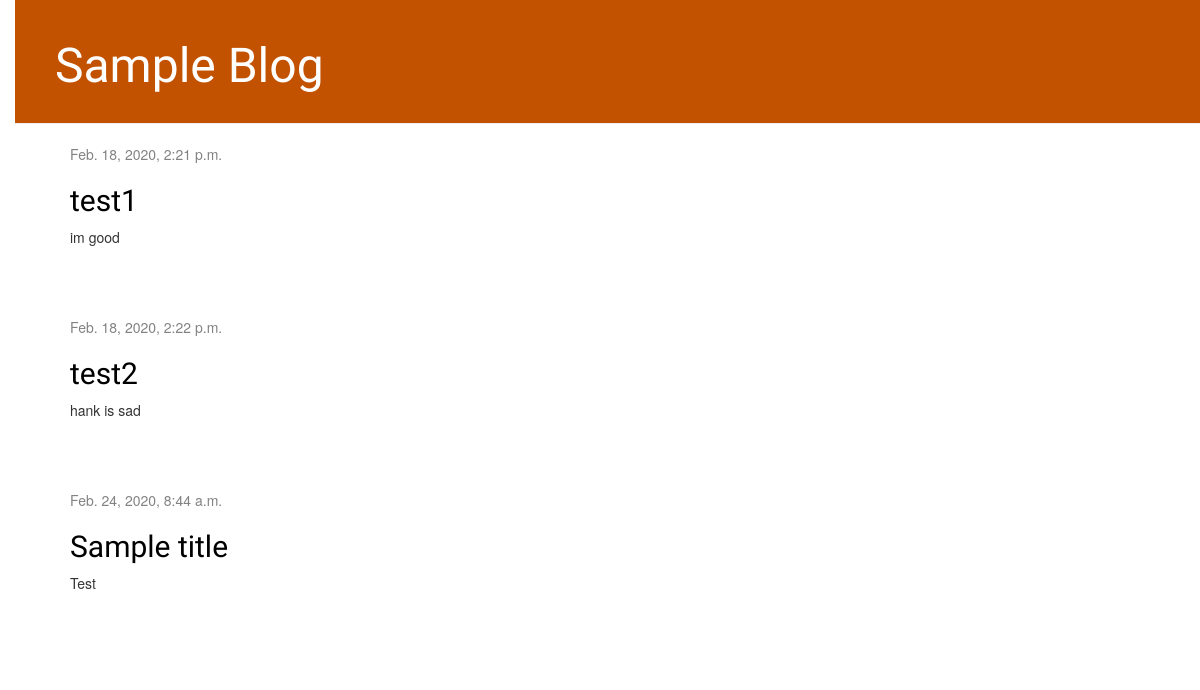
Before: / with the older database file.
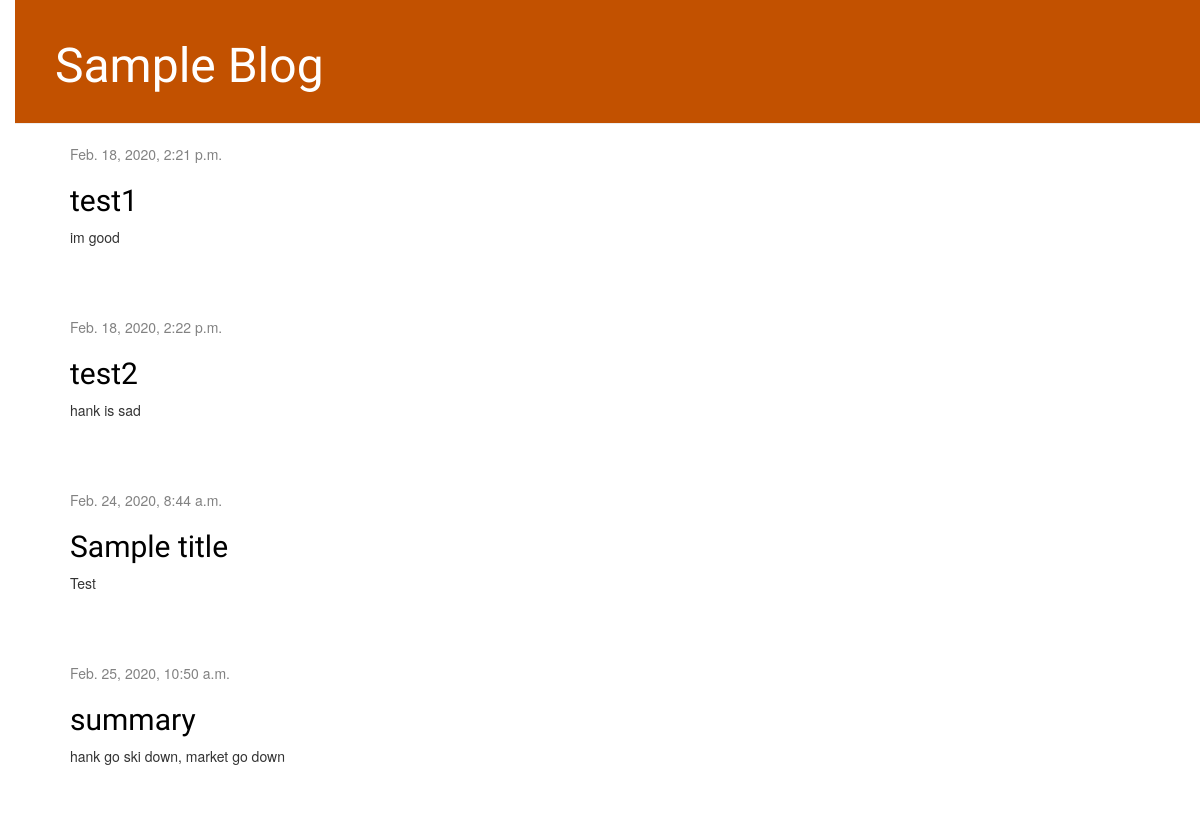
After: the same page with the newer database file.
### blog/models.py (models this page shows, shortened)
class Post(models.Model):
    author = models.ForeignKey(settings.AUTH_USER_MODEL, on_delete=models.CASCADE)
    title = models.CharField(max_length=200)
    text = models.TextField()
    created_date = models.DateTimeField(default=timezone.now)
    published_date = models.DateTimeField(blank=True, null=True)

### blog/views.py (the view)
# urls.py: path('', views.post_list, name='post_list'),
def post_list(request):
    posts = Post.objects.filter(published_date__lte=timezone.now()).order_by('published_date')
    return render(request, 'blog/post_list.html', {'posts': posts})

### blog/templates/blog/post_list.html
{% extends 'blog/base.html' %}
{% block content %}
    {% for post in posts %}
        <div class="post">
            <div class="date">
                {{ post.published_date }}
            </div>
            <h2><a href="{% url 'post_detail' pk=post.pk %}">{{ post.title }}</a></h2>
            <p>{{ post.text|linebreaksbr }}</p>
        </div>
    {% endfor %}
{% endblock %}

### blog/templates/blog/base.html (shortened to what this page needs)
{% load static %}
<html>
    <head>
        <link rel="stylesheet" href="//maxcdn.bootstrapcdn.com/bootstrap/3.2.0/css/bootstrap.min.css">
        <link rel="stylesheet" href="//maxcdn.bootstrapcdn.com/bootstrap/3.2.0/css/bootstrap-theme.min.css">
        <link rel="stylesheet" href="{% static 'css/blog.css' %}">
    </head>
    <body>
        <div class="page-header">
            <h1><a href="/">Sample Blog</a></h1>
        </div>
        <div class="content container">
            <div class="row">
                <div class="col-md-8">
                {% block content %}
                {% endblock %}
                </div>
            </div>
        </div>
    </body>
</html>

### blog/static/css/blog.css (style rules this page uses)
h1 a, h2 a { color: #C25100; font-family: 'Lobster'; }
body { padding-left: 15px; }
.page-header { background-color: #C25100; margin-top: 0; padding: 20px 20px 20px 40px; }
.page-header h1, .page-header h1 a, .page-header h1 a:visited, .page-header h1 a:active { color: #ffffff; font-size: 36pt; text-decoration: none; }
.content { margin-left: 40px; }
h1, h2, h3, h4 { font-family: 'Lobster', cursive; }
.date { color: #828282; }
.post { margin-bottom: 70px; }
.post h2 a, .post h2 a:visited { color: #000000; }

Changed rows visible on the page:
added Post: published_date "Feb. 25, 2020, 10:50 a.m.", title "summary", text "hank go ski down, market go down"
